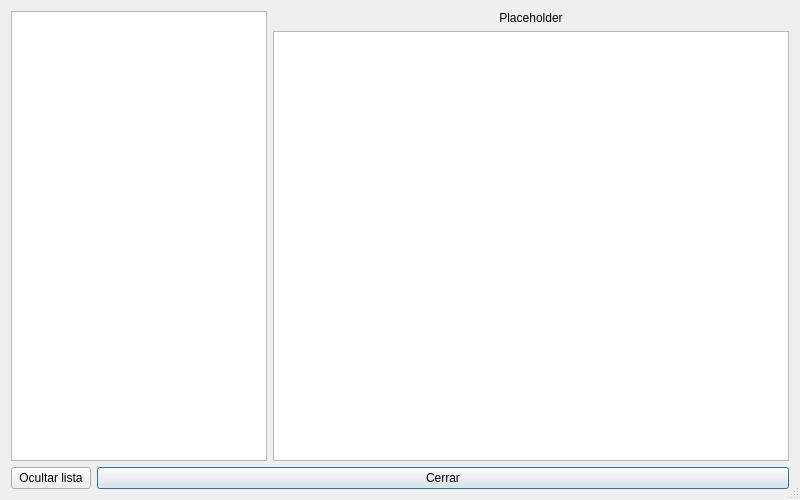
<?xml version="1.0" encoding="UTF-8"?>
<ui version="4.0">
 <class>NewsDialog</class>
 <widget class="QDialog" name="NewsDialog">
  <property name="geometry">
   <rect>
    <x>0</x>
    <y>0</y>
    <width>800</width>
    <height>500</height>
   </rect>
  </property>
  <property name="windowTitle">
   <string>Noticias</string>
  </property>
  <property name="sizeGripEnabled">
   <bool>true</bool>
  </property>
  <layout class="QVBoxLayout" name="verticalLayout">
   <item>
    <layout class="QHBoxLayout" name="horizontalLayout">
     <item>
      <layout class="QVBoxLayout" name="leftVerticalLayout">
       <item>
        <widget class="QListWidget" name="articleListWidget">
         <property name="sizePolicy">
          <sizepolicy hsizetype="Minimum" vsizetype="Expanding">
           <horstretch>0</horstretch>
           <verstretch>0</verstretch>
          </sizepolicy>
         </property>
        </widget>
       </item>
      </layout>
     </item>
     <item>
      <layout class="QVBoxLayout" name="rightVerticalLayout">
       <item>
        <widget class="QLabel" name="articleTitleLabel">
         <property name="text">
          <string notr="true">Placeholder</string>
         </property>
         <property name="alignment">
          <set>Qt::AlignCenter</set>
         </property>
         <property name="openExternalLinks">
          <bool>true</bool>
         </property>
        </widget>
       </item>
       <item>
        <widget class="ProjectDescriptionPage" name="currentArticleContentBrowser">
         <property name="textInteractionFlags">
          <set>Qt::LinksAccessibleByKeyboard|Qt::LinksAccessibleByMouse|Qt::TextBrowserInteraction|Qt::TextSelectableByKeyboard|Qt::TextSelectableByMouse</set>
         </property>
         <property name="openExternalLinks">
          <bool>true</bool>
         </property>
         <property name="openLinks">
          <bool>true</bool>
         </property>
        </widget>
       </item>
      </layout>
     </item>
    </layout>
   </item>
   <item>
    <layout class="QGridLayout" name="gridLayout">
     <item row="0" column="1">
      <widget class="QPushButton" name="closeButton">
       <property name="sizePolicy">
        <sizepolicy hsizetype="Expanding" vsizetype="Fixed">
         <horstretch>10</horstretch>
         <verstretch>0</verstretch>
        </sizepolicy>
       </property>
       <property name="text">
        <string>Cerrar</string>
       </property>
      </widget>
     </item>
     <item row="0" column="0">
      <widget class="QPushButton" name="toggleListButton">
       <property name="text">
        <string>Ocultar lista</string>
       </property>
      </widget>
     </item>
    </layout>
   </item>
  </layout>
 </widget>
 <customwidgets>
  <customwidget>
   <class>ProjectDescriptionPage</class>
   <extends>QTextBrowser</extends>
   <header>ui/widgets/ProjectDescriptionPage.h</header>
  </customwidget>
 </customwidgets>
 <resources/>
 <connections>
  <connection>
   <sender>closeButton</sender>
   <signal>clicked()</signal>
   <receiver>NewsDialog</receiver>
   <slot>accept()</slot>
   <hints>
    <hint type="sourcelabel">
     <x>199</x>
     <y>277</y>
    </hint>
    <hint type="destinationlabel">
     <x>199</x>
     <y>149</y>
    </hint>
   </hints>
  </connection>
 </connections>
</ui>
